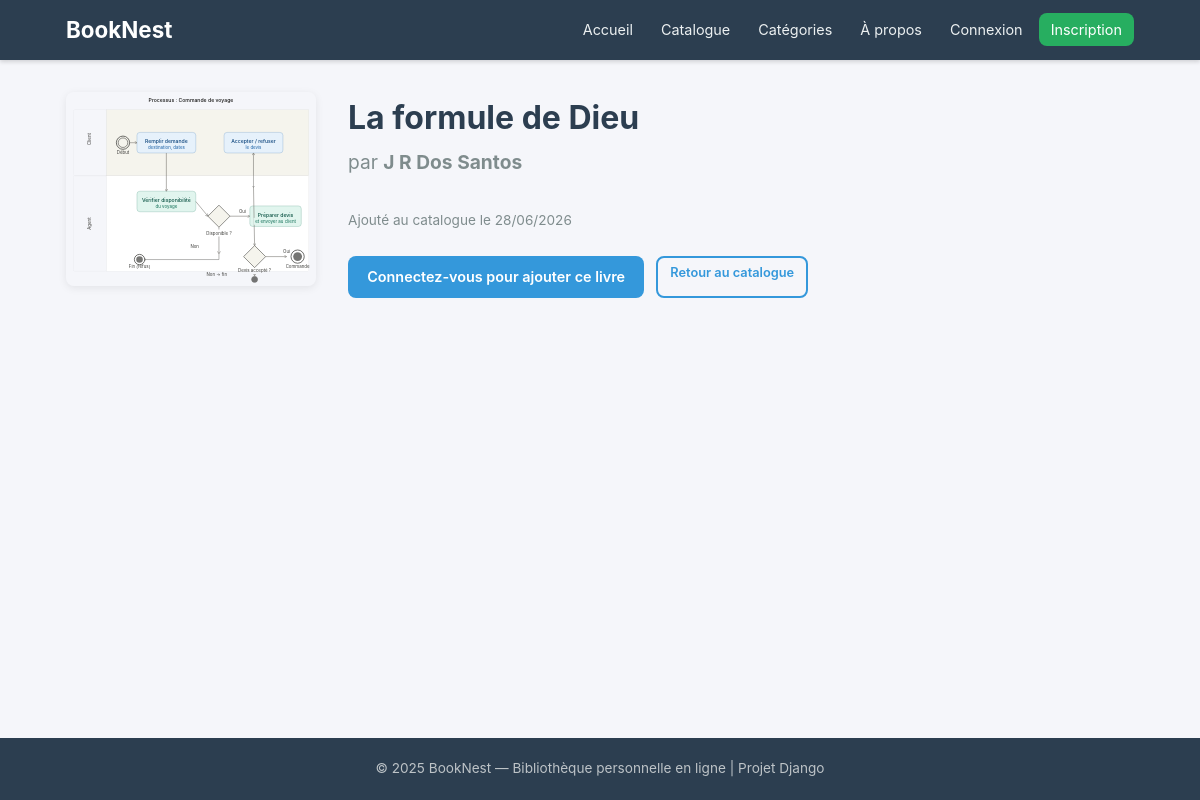
Screenshot of /book/6/ with the database file from the repository.
### books/models.py (models this page shows, shortened)
class Book(models.Model):
    title = models.CharField(
        max_length=250,
        verbose_name="Titre"
    )
    author = models.CharField(
        max_length=250,
        verbose_name="Auteur"
    )
    isbn = models.CharField(
        max_length=13,
        blank=True,
        null=True,
        unique=True,
        verbose_name="ISBN"
    )
    summary = models.TextField(
        blank=True,
        verbose_name="Résumé"
    )
    publication_year = models.IntegerField(
        null=True,
        blank=True,
        verbose_name="Année de publication"
    )
    cover_image = models.ImageField(
        upload_to='book_covers/',
        blank=True,
        null=True,
        verbose_name="Image de couverture (fichier)"
    )
    cover_url = models.URLField(
        blank=True,
        null=True,
        verbose_name="URL de couverture (lien externe)"
    )
    category = models.ForeignKey(
        Category,
        on_delete=models.SET_NULL,
        null=True,
        blank=True,
        related_name='books',
        verbose_name="Catégorie"
    )
    added_to_catalog = models.DateTimeField(
        auto_now_add=True,
        verbose_name="Date d'ajout au catalogue"
    )
    class Meta:
        verbose_name = "Livre"
        verbose_name_plural = "Livres"
        ordering = ['-added_to_catalog']
        unique_together = ('title', 'author')

### books/views.py (the view)
# urls.py: path('book/<int:pk>/', views.BookDetailView.as_view(), name='book-detail'),
class BookDetailView(DetailView):
    model = Book
    template_name = 'books/book_detail.html'
    context_object_name = 'book'
    def get_context_data(self, **kwargs):
        context = super().get_context_data(**kwargs)
        if self.request.user.is_authenticated:
            context['user_book'] = UserBook.objects.filter(
                user=self.request.user,
                book=self.object
            ).first()
        context['reviews'] = UserBook.objects.filter(
            book=self.object
        ).exclude(comment='').select_related('user').order_by('-updated_at')[:10]
        ratings = UserBook.objects.filter(book=self.object).exclude(rating__isnull=True)
        context['avg_rating'] = ratings.aggregate(avg=Avg('rating'))['avg']
        context['rating_count'] = ratings.count()
        return context

### templates/books/book_detail.html (shortened to what this page needs)
{% extends 'base.html' %}
{% block content %}
<div class="detail-grid">
  <div>
    {% if book.cover_image %}
    <img
      src="{{ book.cover_image.url }}"
      alt="{{ book.title }}"
      class="detail-cover"
    />
    {% elif book.cover_url %}
    <img
      src="{{ book.cover_url }}"
      alt="{{ book.title }}"
      class="detail-cover"
    />
    {% else %}
    <div class="detail-cover-placeholder">Pas de couverture</div>
    {% endif %}
  </div>
  <div>
    <h1 class="page-title" style="margin-bottom: 0.25rem">{{ book.title }}</h1>
    <p style="font-size: 1.2rem; color: var(--color-text-light)">
      par <strong>{{ book.author }}</strong>
    </p>
    <p class="text-muted" style="font-size: 0.85rem; margin-top: 1rem">
      Ajouté au catalogue le {{ book.added_to_catalog|date:"d/m/Y" }}
    </p>
    <div
      style="margin-top: 1.5rem; display: flex; gap: 0.75rem; flex-wrap: wrap"
    >
      {% if user.is_authenticated %} {% if user_book %}
      <span class="badge badge-finished">Dans ma bibliothèque</span>
      <a
        href="{% url 'userbook-update' user_book.pk %}"
        class="btn btn-outline btn-sm"
        >Modifier</a
      >
      {% else %}
      <a href="{% url 'userbook-create' %}" class="btn btn-success"
        >Ajouter à ma bibliothèque</a
      >
      {% endif %} {% else %}
      <a href="{% url 'accounts:login' %}" class="btn btn-primary"
        >Connectez-vous pour ajouter ce livre</a
      >
      {% endif %}
      <a href="{% url 'catalogue' %}" class="btn btn-outline btn-sm"
        >Retour au catalogue</a
      >
    </div>
  </div>
</div>
 {% endblock %}

### static/css/style.css (style rules this page uses)
*, *::before, *::after { box-sizing: border-box; margin: 0; padding: 0; }
:root { --color-primary: #2c3e50; --color-secondary: #3498db; --color-accent: #27ae60; --color-warning: #f39c12; --color-danger: #e74c3c; --color-bg: #f5f6fa; --color-card: #ffffff; --color-text: #2c3e50; --color-text-light: #7f8c8d; --color-border: #dcdde1; --radius: 8px; --shadow: 0 2px 8px rgba(0, 0, 0, 0.08); --max-width: 1100px; }
body { font-family: -apple-system, BlinkMacSystemFont, "Segoe UI", Roboto, "Helvetica Neue", Arial, sans-serif; background: var(--color-bg); color: var(--color-text); line-height: 1.6; min-height: 100vh; display: flex; flex-direction: column; }
a { color: var(--color-secondary); text-decoration: none; transition: color 0.2s; }
.btn { display: inline-block; padding: 0.6rem 1.2rem; border-radius: var(--radius); font-size: 0.9rem; font-weight: 600; cursor: pointer; border: none; text-align: center; transition: background 0.2s, transform 0.1s; font-family: inherit; }
.btn-primary { background: var(--color-secondary); color: #fff; }
.btn-outline { background: transparent; border: 2px solid var(--color-secondary); color: var(--color-secondary); }
.btn-sm { padding: 0.35rem 0.75rem; font-size: 0.8rem; }
.page-title { font-size: 2rem; font-weight: 700; margin-bottom: 1.5rem; color: var(--color-primary); }
.detail-grid { display: grid; grid-template-columns: 250px 1fr; gap: 2rem; }
.detail-cover { width: 100%; border-radius: var(--radius); box-shadow: var(--shadow); }
.text-muted { color: var(--color-text-light); }

### rows the page displays
Book: cover_image (picture), title "La formule de Dieu", author "J R Dos Santos", added_to_catalog "28/06/2026"
